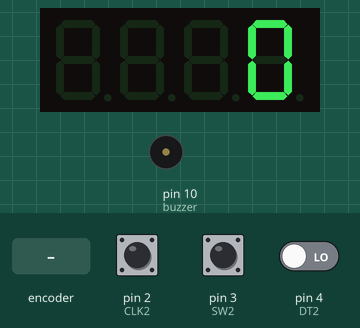
This sketch was run on a simulated Arduino Uno, built with avr-gcc and run on an emulated ATmega328P. Parts: 4-digit seven-segment display, buzzer (waves = sounding). Inputs (shaded band) come from the test bench; at power-on: pin 3 (SW2) HIGH, pin 2 (CLK2) HIGH, pin 4 (DT2) LOW.

Above: at 1.2 s.
1.3 s: rotary encoder on pin 2 (CLK2) / pin 4 (DT2) turned 3 steps (first pin leading)
At 2.2 s:
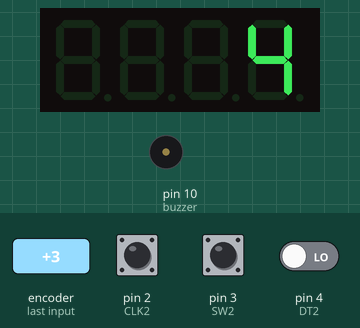
3.4 s: pin 3 (SW2) pulled LOW for 0.15 s
At 3.53 s:
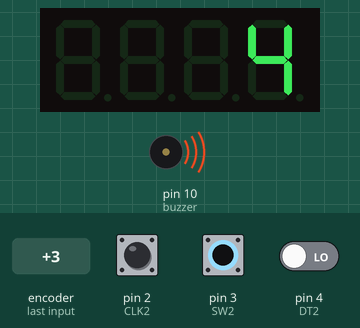
5.1 s: rotary encoder on pin 2 (CLK2) / pin 4 (DT2) turned 1 step (first pin leading)
At 5.6 s:
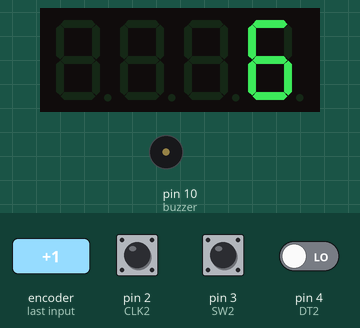
6.8 s: pin 3 (SW2) pulled LOW for 1 s
At 7.6 s:
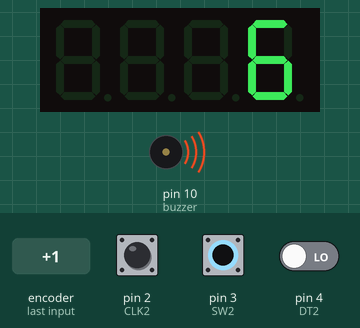
9.3 s: pin 3 (SW2) pulled LOW for 3.2 s
At 13.1 s:
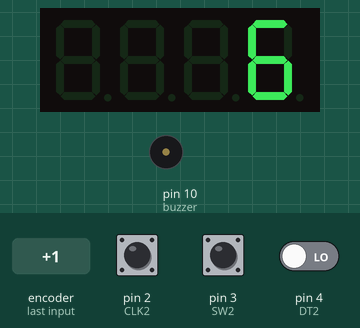
Timing chart, 0 to 14.6 s (numbered marks = the images above; inputs shaded):
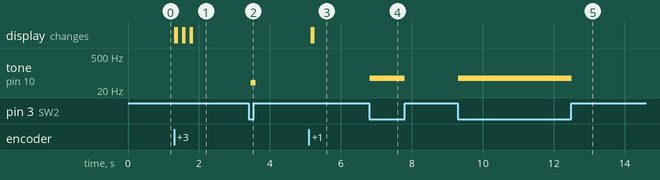

Measured:
- after the input at 1.3 s, the display: first changes at once (image 1 shows a later state)
- after the input at 3.4 s, tone on pin 10 (buzzer): silent → 40 Hz after 0.06 s, → silent 0.14 s later
- after the input at 5.1 s, the display: first changes after 0.07 s (image 3 shows a later state)
- after the input at 6.8 s, tone on pin 10 (buzzer): silent → 60 Hz at once, → silent 1.0 s later
- after the input at 9.3 s, tone on pin 10 (buzzer): silent → 60 Hz at once, → silent 3.2 s later

The sketch:

day20_creative_freqs.ino
```cpp
#include <TM1637Display.h>

// Rotary Encoder Inputs
#define CLK2 2
#define DT2 4
#define SW2 3

// Define the display connection pins:
#define CLK 6
#define DIO 5

// Create display object of type TM1637Display:
TM1637Display OurDisplay = TM1637Display(CLK, DIO);

// You can set the individual segments per digit to spell words or create other symbols:
const uint8_t done[] = {
  SEG_B | SEG_C | SEG_D | SEG_E | SEG_G,           // d
  SEG_A | SEG_B | SEG_C | SEG_D | SEG_E | SEG_F,   // O
  SEG_C | SEG_E | SEG_G,                           // n
  SEG_A | SEG_D | SEG_E | SEG_F | SEG_G            // E
};

int counter = 0;    // keep a running tally of steps...
int currentStateCLK;
int lastStateCLK;
int buzzer = 10;  // pin 10 drives the buzzer
int toneFreq = 0;

int lastButton;

void setup() {

  // Set encoder pins as inputs
  pinMode(CLK2,INPUT);
  pinMode(DT2,INPUT);
  pinMode(SW2, INPUT_PULLUP);

  // Setup Serial Monitor
  Serial.begin(9600);

  // Read the initial state of A (CLK)
  lastStateCLK = digitalRead(CLK2);
  lastButton = digitalRead(SW2);

  // Clear the display:
  OurDisplay.clear();
  OurDisplay.setBrightness(7);

  // Call Interrupt Service Routine (ISR) updateEncoder() when any high/low change
  // is seen on A (CLK2) interrupt  (pin 2), or B (DT2) interrupt (pin 3)

  attachInterrupt(digitalPinToInterrupt(CLK2), updateEncoder, CHANGE);
}

void loop() {
  OurDisplay.showNumberDec(counter);
  if (digitalRead(SW2) == LOW) {
    tone(buzzer, counter * 10);
  } else {
    noTone(buzzer);
  }

  delay(50);

}

//  This is our ISR which has the job of responding to interrupt events
//
void updateEncoder(){
  // Read the current state of CLK
  currentStateCLK = digitalRead(CLK2);

  // If last and current state of CLK are different, then a pulse occurred;
  // React to only 0->1 state change to avoid double counting
  if (currentStateCLK != lastStateCLK){

    // If the DT state is different than the CLK state then
    // the encoder is rotating CW so INCREASE counter by 1
    if (digitalRead(DT2) != currentStateCLK) {
      counter ++;
    } else {
      // Encoder is rotating CCW so DECREASE counter by 1
      counter --;
    }
  }

  // Remember last CLK state to use on next interrupt...
  lastStateCLK = currentStateCLK;
}
```
